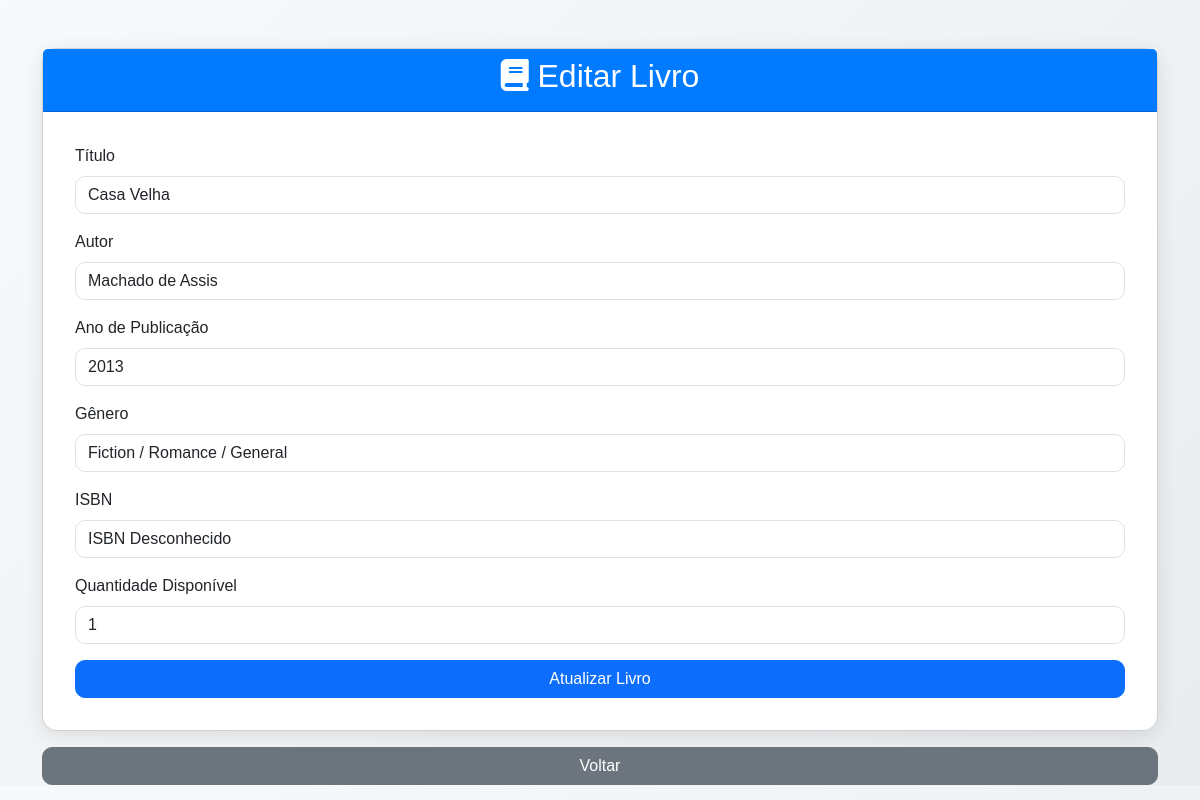
Page /frontend/editar_livro.php?id=17 (signed in) on the committed database.
### tables this page shows
CREATE TABLE `livros` (
  `id` int(11) NOT NULL,
  `titulo` varchar(255) NOT NULL,
  `autor` varchar(255) NOT NULL,
  `isbn` varchar(20) NOT NULL,
  `capa_url` varchar(700) DEFAULT NULL,
  `descricao` text DEFAULT NULL,
  `categoria` varchar(100) DEFAULT NULL,
  `ano_publicacao` varchar(4) NOT NULL,
  `genero` varchar(100) NOT NULL,
  `quantidade` int(100) NOT NULL
);

### backend/editar_livro.php (called while the page is built, shortened)
<?php
require '../includes/conn.php';
$id = $_GET['id'];
$sql = "SELECT * FROM livros WHERE id = ?";
$stmt = $conn->prepare($sql);
$stmt->bind_param("i", $id);
$stmt->execute();
$result = $stmt->get_result();
$livro = $result->fetch_assoc();
?>

### frontend/editar_livro.php (the view, shortened to what this page needs)
<?php
include('../backend/editar_livro.php')
?>
<!DOCTYPE html>
<html lang="pt">
<head>
    <link href="https://cdn.jsdelivr.net/npm/bootstrap@5.3.0/dist/css/bootstrap.min.css" rel="stylesheet">
    <link rel="stylesheet" href="https://cdnjs.cloudflare.com/ajax/libs/font-awesome/6.4.2/css/all.min.css">
    <link rel="stylesheet" href="_css/editar_livro.css">
</head>
<body>
    <div class="container mt-5">
        <div class="card">
            <div class="card-header">
                <h2><i class="fas fa-book"></i> Editar Livro</h2>
            </div>
            <div class="card-body">
                <form method="POST">
                    <div class="mb-3">
                        <label for="titulo" class="form-label">Título</label>
                        <input type="text" class="form-control" name="titulo" value="<?php echo $livro['titulo']; ?>" required>
                    </div>
                    <div class="mb-3">
                        <label for="autor" class="form-label">Autor</label>
                        <input type="text" class="form-control" name="autor" value="<?php echo $livro['autor']; ?>" required>
                    </div>
                    <div class="mb-3">
                        <label for="ano_publicacao" class="form-label">Ano de Publicação</label>
                        <input type="text" class="form-control" name="ano_publicacao" value="<?php echo $livro['ano_publicacao']; ?>" required>
                    </div>
                    <div class="mb-3">
                        <label for="genero" class="form-label">Gênero</label>
                        <input type="text" class="form-control" name="genero" value="<?php echo $livro['genero']; ?>" required>
                    </div>
                    <div class="mb-3">
                        <label for="isbn" class="form-label">ISBN</label>
                        <input type="text" class="form-control" name="isbn" value="<?php echo $livro['isbn']; ?>" required>
                    </div>
                    <div class="mb-3">
                        <label for="quantidade" class="form-label">Quantidade Disponível</label>
                        <input type="number" class="form-control" name="quantidade" value="<?php echo $livro['quantidade']; ?>" required>
                    </div>
                    <button type="submit" class="btn btn-primary w-100">Atualizar Livro</button>
                </form>
            </div>
        </div>
        <a href="visualizar_livros.php" class="btn btn-secondary mt-3 w-100">Voltar</a>
    </div>
</body>
</html>

### frontend/_css/editar_livro.css (style rules this page uses)
body { background: linear-gradient(135deg, #f8f9fa, #e9ecef); font-family: 'Arial', sans-serif; }
.card { border-radius: 15px; box-shadow: 0px 4px 20px rgba(0, 0, 0, 0.1); }
.card-header { border-radius: 15px 15px 0 0; background-color: #007bff; color: white; text-align: center; }
.card-body { padding: 2rem; }
.form-control { border-radius: 10px; }
.btn-primary { border-radius: 10px; }
.btn-secondary { background-color: #6c757d; color: white; border-radius: 10px; }

### rows in the picture
livros: titulo "Casa Velha", autor "Machado de Assis", ano_publicacao "2013", genero "Fiction / Romance / General", isbn "ISBN Desconhecido", quantidade "1"
